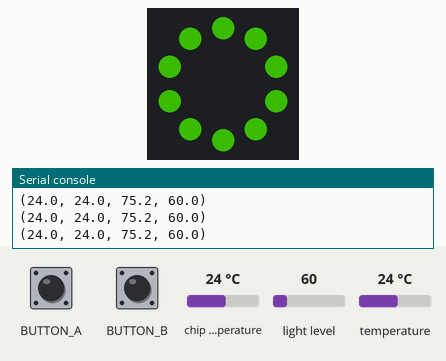
Simulated run of this program. Board: Circuit Playground running CircuitPython. On the bench: the board's ring of 10 RGB LEDs (number 0 left of the top, counting anticlockwise), the last lines printed to the serial console. The inputs (shaded band) are chosen by the test bench; at power-on: temperature 24 °C, chip temperature 24 °C, light level 60. Dim RGB values are drawn brighter than linear.

Above: at 1.2 s.
1.3 s: temperature set to 41 °C
At 1.59 s:
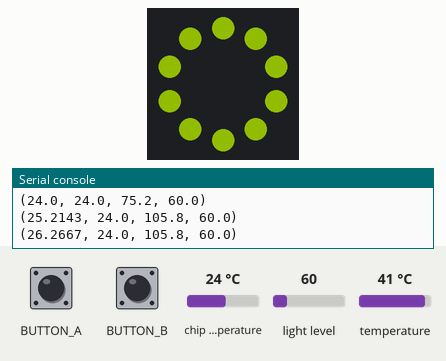
3.2 s: button B pressed for 0.15 s
At 4.6 s:
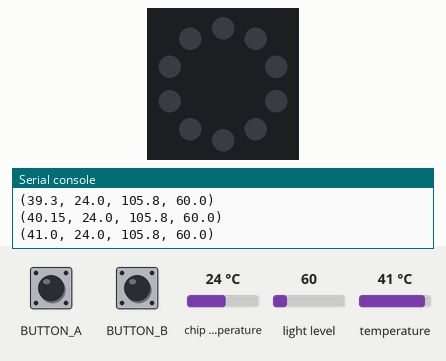
6.3 s: button A pressed for 1 s
At 7.4 s:
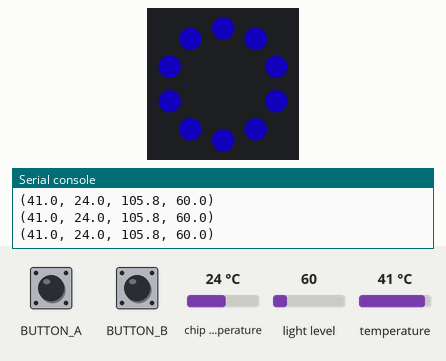
8.8 s: temperature set to 12 °C
At 9.11 s:
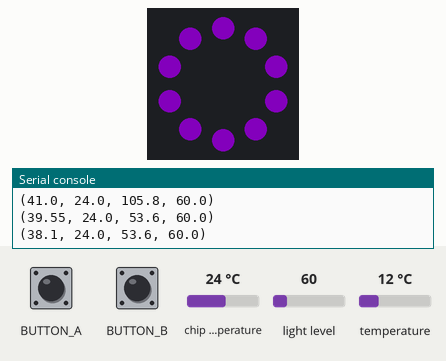
11.8 s: button B pressed for 1 s
At 12.4 s:
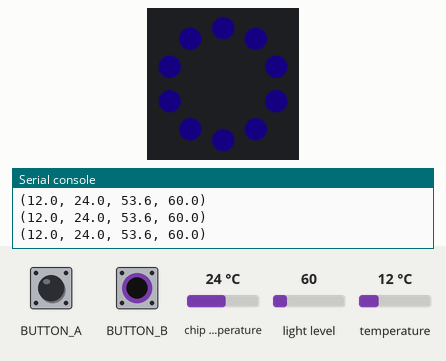
13.4 s: temperature set to 19 °C
Timing chart, 0 to 16.4 s (numbered marks = the images above; inputs shaded):
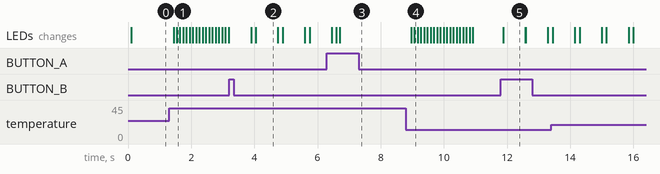

The program:

code.py
```python
"""
Color temperature light
Matthew E. Nelson
Rev. 1.1
5/1/2020
"""

"""
Some snippets of code was either copied or inspired by code on Adafruit's
website.  Please support them by visiting their website at www.adafruit.com.
The Circuit Playground Express used for this code can be purchased from
their website.
"""
import time
import microcontroller
import adafruit_fancyled.adafruit_fancyled as fancy
from adafruit_circuitplayground import cp
from setup import map_values,check,rolling_average

cp.pixels.auto_write = False
cp.pixels.brightness = 0.005

# Set these based on your ambient temperature in Celsius for best results!
minimum_temp = 15
maximum_temp = 32

# Create empty list-type variable so we can
# store measurements
temp_measurements = []
light_measurements = []

# For state machine
button_a_state = False
button_b_state = False

# This function maps the temps and light levels to control the RGB
# color and brightness used.
def color_temp():
    color = fancy.CHSV(map_values(tempC,minimum_temp,maximum_temp,0.6,0.0),1.0,1.0)
    packed = color.pack()
    cp.pixels
    for i in range(10):
        cp.pixels[i]=packed
    cp.pixels.brightness = map_values(Lux,0,50,0.009,.25)
    cp.pixels.show()
    return

def pulse_color_temp():
    color = fancy.CHSV(map_values(tempC,minimum_temp,maximum_temp,0.6,0.0),1.0,1.0)
    packed = color.pack()
    cp.pixels
    for i in range(10):
        cp.pixels[i]=packed

    for i in range(0,500,1):
        cp.pixels.brightness = map_values(i,0,500,0,.25)
        cp.pixels.show()

    for i in range(500,0,-1):
        cp.pixels.brightness = map_values(i,500,0,.25,0)
        cp.pixels.show()

    return

state = 0

while True:
    #print("Temperature C:", cp.temperature)
    #print("Temperature F:", cp.temperature * 1.8 + 32)
    tempProc = microcontroller.cpu.temperature
    tempF = cp.temperature * 1.8 + 32
    tempC = rolling_average(cp.temperature,temp_measurements)
    Lux = rolling_average(cp.light,light_measurements)
    time.sleep(0.1)
    print((tempC,tempProc,tempF,Lux,))
    if cp.button_a:
        state = 0
    if cp.button_b:
        state = 1
    if state == 0:
        color_temp()
    if state == 1:
        pulse_color_temp()
    if state == 2:
        state = 0
```

setup.py
```python
"""
Functions for Weather Lantern Project

Revision 1.0
Updated - 7/27/2020
Matthew E. Nelson

Some code was inspired or copied from Adafruit's website.  Please
support them by visiting their website at www.adafruit.com
"""

upper_reasonable_bound = 200
lower_reasonable_bound = 0
rolling_average_size = 20

def check(token):
    if token == "A":
        return a_button.value
    if token == "B":
        return b_button.value

def average(measurements):
  """
  Use the builtin functions sum and len to make a quick average function
  """
  # Handle division by zero error
  if len(measurements) != 0:
    return sum(measurements)/len(measurements)
  else:
    # When you use the average later, make sure to include something like
    # sensor_average = rolling_average(sensor_measurements)
    # if (conditions) and sensor_average > -1:
    # This way, -1 can be used as an "invalid" value
    return -1

def rolling_average(measurement, measurements):
    # Update rolling average if measurement is ok, otherwise
    # skip to returning the average from previous values
    if lower_reasonable_bound < measurement < upper_reasonable_bound:
    # Remove first item from list if it's full according to our chosen size
        if len(measurements) >= rolling_average_size:
            measurements.pop(0)
        measurements.append(measurement)
    return average(measurements)

def map_values(value, xMin, xMax, yMin, yMax):
    xSpan = xMax - xMin
    ySpan = yMax - yMin
    scaled = float(value - xMin) / float(xSpan)
    return yMin + (scaled * ySpan)
```

Measured:
- after the input at 1.3 s, the LEDs: first change after 0.14 s (image 1 shows a later state)
- after the input at 8.8 s, the LEDs: first change after 0.16 s (image 4 shows a later state)
- after the input at 11.8 s, the LEDs: change after 0.08 s (image 5)
- what the display in image 2 shows lasts 0.7 s, from 4.0 s to 4.7 s
